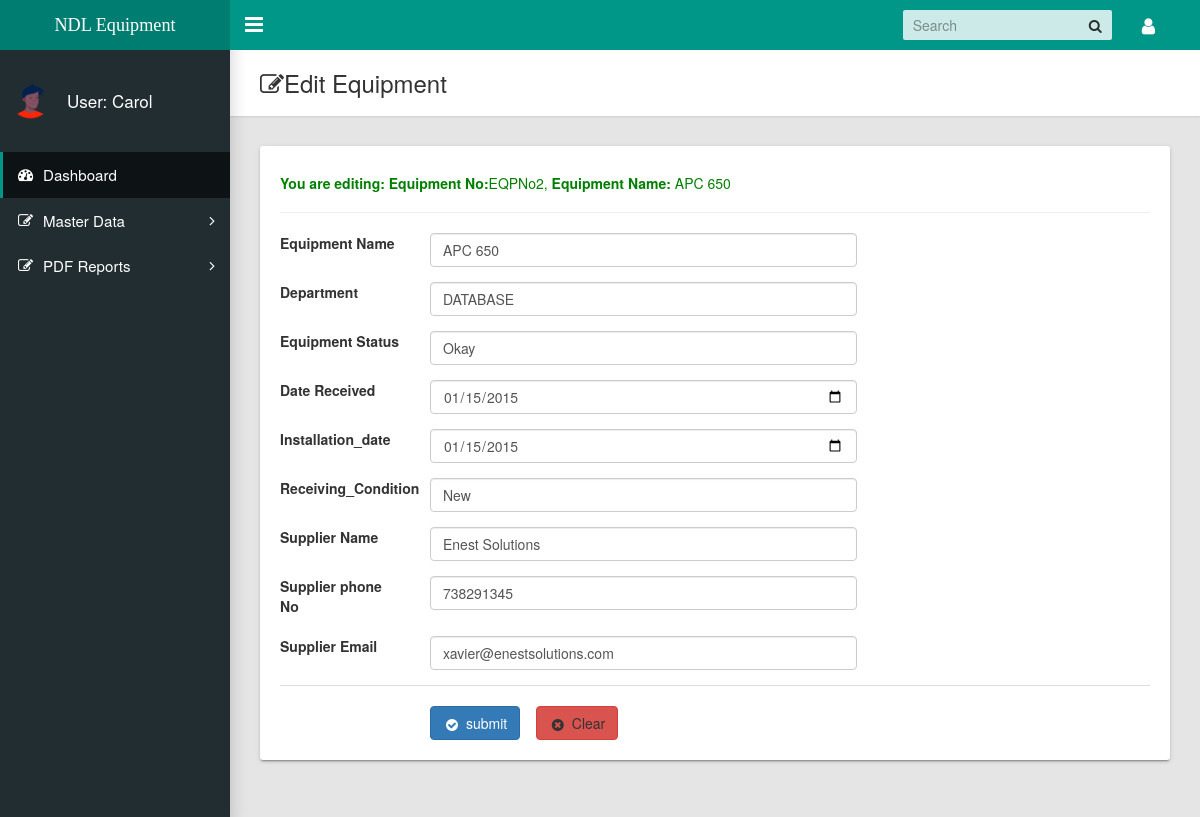
The page /edit_equipment.php?id=2 (signed in) on the database its author committed.
### tables this page shows
CREATE TABLE `equipment_master` (
  `Eqp_NoID` int(11) NOT NULL,
  `Eqp_name` varchar(30) NOT NULL,
  `Serial_No` varchar(50) NOT NULL,
  `Department` varchar(20) NOT NULL,
  `Equipment_Status` varchar(20) NOT NULL,
  `Received_on` date NOT NULL,
  `Installation_date` date NOT NULL,
  `Receiving_Condition` varchar(10) NOT NULL,
  `Supplier` varchar(20) NOT NULL,
  `Supplier_phone` int(15) NOT NULL,
  `Supplier_email` varchar(30) NOT NULL,
  `Date_Added` timestamp NOT NULL DEFAULT current_timestamp() ON UPDATE current_timestamp()
);

### edit_equipment.php (the view, shortened to what this page needs)
<!DOCTYPE html>
<html lang="en">
  <?php include 'head.php';  ?>
  <body class="app sidebar-mini">
 <?php include 'sidenav.php';  ?>
    <main class="app-content">
      <div class="app-title">
        <div>
          <h1><i class="fa fa-edit"></i>Edit Equipment</h1>
        </div>
      </div>
      <div class="row">
        <div class="col-md-12">
          <div class="tile">
            <div class="tile-body">
<?php
                             include 'dbconfig.php';
                             $EquipmentID=$_GET['id'] ;
                                             $query = "select *
                               FROM
                              equipment_master
                              where Eqp_NoID='$EquipmentID'
                            ";
                             $result = mysqli_query($con,$query);
                            while($row=mysqli_fetch_array($result))
                            {
                                $EquipmentID=$row['Eqp_NoID'];
                                $Eqp_name=$row['Eqp_name'];
                                $Received_on=$row['Received_on'];
                                 $Receiving_Condition=$row['Receiving_Condition'];
                                $Supplier_phone=$row['Supplier_phone'];
                                $Supplier_email=$row['Supplier_email'];
                                   $EQPprefix="EQPNo$EquipmentID";
                                echo "
                                <h5 style= \"color:green\";  >
                                <b> You are editing: </b>
<b>Equipment No:</b>$EQPprefix, <b>Equipment Name:</b> $Eqp_name <hr>
 </h5>
";
                               }
                                    ?>
<?php
include 'dbconfig.php';
 $EquipmentID=$_GET['id'] ;
 $query = "select * from equipment_master where Eqp_NoID='$EquipmentID'";
$result = mysqli_query($con,$query);
             echo " <form class=\"\" method=\"POST\" id=\"myForm\" action=\"equipment_editscript.php\"> ";
              while($row=mysqli_fetch_array($result))
{
                                $Eqp_name=$row['Eqp_name'];
                                 $Department=$row['Department'];
                                 $Installation_date=$row['Installation_date'];
                                 $Supplier=$row['Supplier'];
                                  $Equipment_Status=$row['Equipment_Status'];
                echo "<div class=\"form-group row\">
                  <label class=\"control-label col-md-2\">Equipment Name</label>
                  <div class=\"col-md-8\">
                    <input class=\"form-control col-md-9\" name=\"Eqp_name\" value=\"$Eqp_name\"  type=\"text\" placeholder=\"Equipment Name\" required=\"\">
                  </div>
                </div>
                ";
                echo "<div class=\"form-group row\">
                  <label class=\"control-label col-md-2\">Department</label>
                  <div class=\"col-md-8\">
                    <input class=\"form-control col-md-9\" name=\"Department\" value=\"$Department\" type=\"text\" placeholder=\"Department\" required=\"\">
                  </div>
                </div>
                ";
                echo "<div class=\"form-group row\">
                  <label class=\"control-label col-md-2\">Equipment Status</label>
                  <div class=\"col-md-8\">
                    <input class=\"form-control col-md-9\" name=\"Equipment_Status\" value=\"$Equipment_Status\" type=\"text\" placeholder=\"Equipment Status\" required=\"\">
                  </div>
                </div>
                ";
               echo " <div class=\"form-group row\">
                  <label class=\"control-label col-md-2\"> Date Received</label>
                  <div class=\"col-md-8\">
                    <input class=\"form-control col-md-9\" name=\"Received_on\"  value=\"$Received_on\" type=\"date\" placeholder=\"Date Received\" required=\"\">
                  </div>
                </div>
                ";
                echo "<div class=\"form-group row\">
                  <label class=\"control-label col-md-2\">  Installation_date</label>
                  <div class=\"col-md-8\">
                    <input class=\"form-control col-md-9\" name=\"Installation_date\" value=\"$Installation_date\" type=\"date\" placeholder=\"Installation Date\" required=\"\">
                  </div>
                </div>
                ";
                echo "<div class=\"form-group row\">
                  <label class=\"control-label col-md-2\">  Receiving_Condition</label>
                  <div class=\"col-md-8\">
                    <input class=\"form-control col-md-9\" name=\"Receiving_Condition\" value=\"$Receiving_Condition\" type=\"text\" placeholder=\"Condition Received\" required=\"\">
                  </div>
                </div>
                ";
                echo "<div class=\"form-group row\">
                  <label class=\"control-label col-md-2\">  Supplier Name</label>
                  <div class=\"col-md-8\">
                    <input class=\"form-control col-md-9\" name=\"Supplier\" value=\"$Supplier\" type=\"text\" placeholder=\"Supplier Name\" required=\"\">
                  </div>
                </div>
                ";
                 echo "<div class=\"form-group row\">
                  <label class=\"control-label col-md-2\">  Supplier phone No</label>
                  <div class=\"col-md-8\">
                    <input class=\"form-control col-md-9\" name=\"Supplier_phone\" value=\"$Supplier_phone\" type=\"text\" placeholder=\"Supplier Phone\" required=\"\">
                  </div>
                </div>
                ";
               echo " <div class=\"form-group row\">
                  <label class=\"control-label col-md-2\">  Supplier Email</label>
                  <div class=\"col-md-8\">
                    <input class=\"form-control col-md-9\" name=\"Supplier_email\" value=\"$Supplier_email\" type=\"email\" placeholder=\"Supplier Email\" required=\"\">
                  </div>
                </div>
                ";
               echo " <div class=\"tile-footer\">
              <div class=\"row\">
                <div class=\"col-md-8 col-md-offset-2\">
                  <button class=\"btn btn-primary\" type=\"Submit\" name=\"Submit\"><i class=\"fa fa-fw fa-lg fa-check-circle\"></i>submit</button>&nbsp;&nbsp;&nbsp;
<a class=\"btn btn-danger\" onclick=\"myFunction()\"  ><i class=\"fa fa-fw fa-lg fa-times-circle\"></i>Clear</a>
                  <script>
function myFunction() {
  document.getElementById(\"myForm\").reset();
}
</script>
                </div>
              </div>
            </div> ";
}
           echo "   </form> ";
              ?>
            </div>
          </div>
        </div>
      </div>
    </main>
  </body>
</html>

### rows shown on the page
equipment_master: Eqp_NoID "EQPNo2", Eqp_name "APC 650", Department "DATABASE", Equipment_Status "Okay", Received_on "01/15/2015", Installation_date "01/15/2015", Receiving_Condition "New", Supplier "Enest Solutions", Supplier_phone "738291345", Supplier_email "xavier@enestsolutions.com"

### other values the page prints
$user "Carol"
